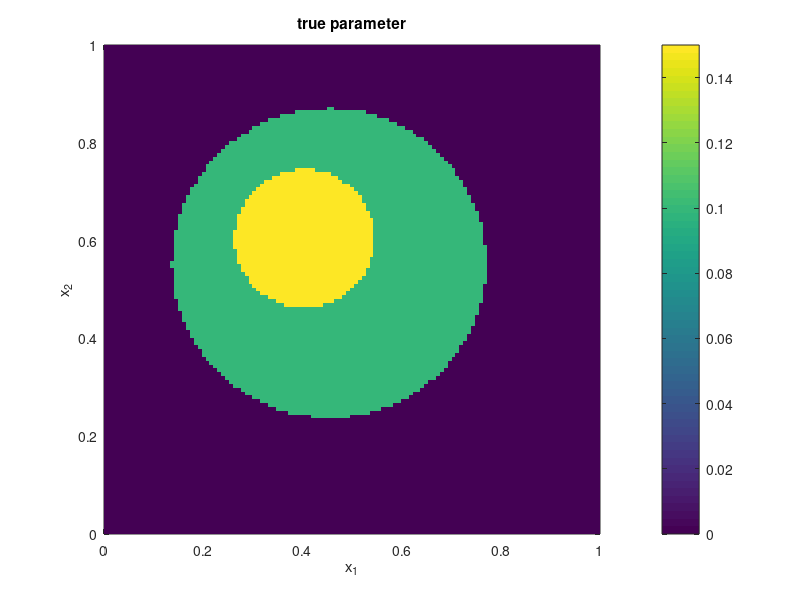

Write the MATLAB code that produced this figure. (Note: this script raises an error after producing the figure.)
function discreteregularization
% This function solves the multi-bang regularized inverse source problem
%  min 1/2 \|y-yd\|^2 + alpha G(u)
%      s.t. -\Delta y = u,  u_1 <= u(x) <= u_d
% using the approach described in the paper
%    "Convex regularization of discrete-valued inverse problems"
% by Christian Clason and Thi Bich Tram Do, see
% http://arxiv.org/abs/1707.XXXX.
%
% July 4, 2017               Christian Clason <christian.clason@uni-due.de>
%                                     Thi Bich Tram Do <tram.do@uni-due.de>

%% setup
% problem parameters
N     = 128;                            % number of nodes per dimension
maxit = 100;                            % max number of Newton steps
alpha = 1e-4;                           % regularization parameter

ub = [0 0.1 0.15]';                     % vector of parameter values
d  = length(ub);                        % number of parameter values
delta = 0.5;

% setup grid, assemble stiffness and mass matrix
[A,M,xx,yy] = assembleFEM(N); 

% setup exact, noisy data
ue = ub(2).*((xx-0.45).^2+(yy-0.55).^2<0.1) ...
     + (ub(3)-ub(2)).*((xx-0.4).^2+(yy-0.6).^2<0.02);
ye = A\(M*ue(:));
yd = ye(:) + delta*randn(size(ye))*max(ye); % noisy data 

tplot = @(n,f,s) tplot_(n,f,s,N,xx,yy);
dplot = @(n,f,s) dplot_(n,f,s,N,xx,yy,ub);

dplot(1,ue,'true parameter');
tplot(2,ye,'exact data');
tplot(3,yd,'noisy data');

% precompute some terms
Mz = M*yd(:);    AT = A;    N2 = N*N;    

%% compute control
% initialize iterates
y  = zeros(N2,1);                      % state variable
p  = zeros(N2,1);                      % dual variable
as = zeros(2*d,N2);                    % active sets

% continuation: start with sufficiently gamma^0
gamma = 1e-3;
while gamma > 1e-12
    fprintf('\nCompute solution for gamma = %1.3e:\n',gamma);
    it = 1;    nold = 1e99;    tau = 1;  tmin = 1e-9;
    ga = 1+2*gamma/alpha;
    while true
        % update active sets
        as_old = as;
        % Q_i^gamma
        as(1,:) = (p < alpha/2*(ga*ub(1)+ub(2)));
        for i = 2:d-1
            as(i,:) = (p > alpha/2*(ub(i-1)+ga*ub(i))) & ...
                      (p < alpha/2*(ga*ub(i)+ub(i+1)));
        end
        as(d,:) =  (p >= alpha/2*(ub(d-1)+ga*ub(d)));
        Hg = as(1:d,:)'*ub;
        % Q_i,i+1^gamma
        for i = 1:d-1
            ind = d+1+i;
                as(ind,:) = (p>=alpha/2*(ga*ub(i)+ub(i+1))) & ...
                            (p<=alpha/2*(ga*ub(i+1)+ub(i)));
                Hg  = Hg + (p-alpha/2*(ub(i)+ub(i+1))).*as(ind,:)'/gamma;
        end
        DHg = sum(as(d+2:2*d,:))/gamma;

        % system matrix, right hand side
        C   = [M AT; A -M*spdiags(DHg',0,N2,N2)];
        rhs = [Mz-M*y-AT*p; -A*y + M*Hg];
        nr  = norm(rhs(:));

        % line search
        if nr >= nold        % if no decrease: backtrack (never on first iteration)
            tau = tau/2;
            y = y - tau*dx(1:N*N);
            p = p - tau*dx(1+N*N:end);
            if tau < tmin   % terminate Newton iteration
                disp('step size too small')
                break;       
            else             % bypass rest of while loop; compute new gradient
                continue; 
            end
        end
        
        update = nnz((as-as_old));
        fprintf('%i\t%d\t\t%1.3e\t%1.3e\t%d\n',...
           it,update,nr,tau,sum(as(:)));
         if update == 0 && nr < 1e-6  % success, solution found
            break;
        elseif it == maxit            % failure, too many iterations
            break;
        end
        % otherwise update information, continue
        it = it+1;   nold = nr;   tau = 1;  
        % semismooth Newton step
        dx = C\rhs;
        y = y+dx(1:N2);
        p = p+dx(1+N2:end);        
    end   
    % check convergence
    if it < maxit                      % converged: accept iterate
        u = Hg;                  
        regnodes = nnz(as(d+2:end,:));
        fprintf('Solution has %i node(s) in regularized active sets\n',regnodes);
        if regnodes == 0               % solution optimal: terminate
            break;
        else                           % reduce gamma, continue
            gamma = gamma/2;
        end
    else                               % not converged: reject, terminate
        fprintf('Iterate rejected, returning u_gamma for gamma = %1.3e\n',gamma*10);
        break;
    end 
    dplot(99,u,'iterate')
end 

%% plot control
dplot(4,u,'reconstruction')

end % main function

function [K,M,xx,yy] = assembleFEM(n)
a   = 0;    b = 1;       % computational domain [a,b]^2
nel = 2*(n-1)^2;         % number of nodes
h2  = ((b-a)/(n-1))^2;   % Jacobi determinant of transformation (2*area(T))

% nodes
[xx,yy] = meshgrid(linspace(0,1,n));

% triangulation
tri = zeros(nel,3);
ind = 1;
for i = 1:n-1
    for j = 1:n-1
        node         = (i-1)*n+j+1;              % two triangles at node
        tri(ind,:)   = [node node-1 node+n];     % triangle 1 (lower left)
        tri(ind+1,:) = [node+n-1 node+n node-1]; % triangle 2 (upper right)
        ind = ind+2;
    end
end

% Mass and stiffness matrices
Ke = 1/2 * [2 -1 -1 -1 1 0 -1 0 1]';   % elemental stiffness matrix
Me = h2/24 * [2 1 1 1 2 1 1 1 2]';     % elemental mass matrix

ent = 9*nel;
row = zeros(ent,1);
col = zeros(ent,1);
valk = zeros(ent,1);
valm = zeros(ent,1);

ind = 1;
for el=1:nel
    ll       = ind:(ind+8);            % local node indices
    gl       = tri(el,:);              % global node indices
    row(ll)  = gl([1;1;1],:); rg = gl';
    col(ll)  = rg(:,[1 1 1]);
    valk(ll) = Ke;
    valm(ll) = Me;
    ind      = ind+9;
end
M = sparse(row,col,valm);
K = sparse(row,col,valk);

% modify matrices for homogenenous Dirichlet conditions
bdnod = [find(abs(xx-a) < eps); find(abs(yy-a) < eps); ...
         find(abs(xx-b) < eps); find(abs(yy-b) < eps)];
M(bdnod,:) = 0;
K(bdnod,:) = 0;  K(:,bdnod) = 0;
for j = bdnod'
    K(j,j) = 1; %#ok<SPRIX>
end
end

function tplot_(n,f,s,N,x,y)
figure(n); 
surf(x,y,reshape(f,N,N));
shading interp; lighting phong; camlight headlight; alpha(0.8);
title(s); xlabel('x_1'); ylabel('x_2');
drawnow;
end % tplot_ function

function dplot_(n,f,s,N,x,y,ub)
figure(n);
pcolor(x,y,reshape(f,N,N));
shading flat;
title(s); xlabel('x_1'); ylabel('x_2');
colorbar('Limits',[ub(1),0.15],'Ticks',ub); caxis([ub(1) 0.15]);drawnow;
end % dplot_ function